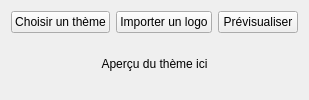
<?xml version="1.0" encoding="UTF-8"?>
<ui version="4.0">
 <class>ThemingTab</class>
 <widget class="QWidget" name="ThemingTab">
  <layout class="QVBoxLayout" name="verticalLayout">
   <item>
    <layout class="QHBoxLayout" name="horizontalLayoutTop">
     <item><widget class="QPushButton" name="buttonChooseTheme"><property name="text"><string>Choisir un thème</string></property></widget></item>
     <item><widget class="QPushButton" name="buttonImportLogo"><property name="text"><string>Importer un logo</string></property></widget></item>
     <item><widget class="QPushButton" name="buttonPreviewTheme"><property name="text"><string>Prévisualiser</string></property></widget></item>
    </layout>
   </item>
   <item>
    <widget class="QLabel" name="labelPreview">
     <property name="text"><string>Aperçu du thème ici</string></property>
     <property name="alignment">
      <set>Qt::AlignCenter</set>
     </property>
    </widget>
   </item>
  </layout>
 </widget>
 <resources/>
 <connections/>
</ui>
